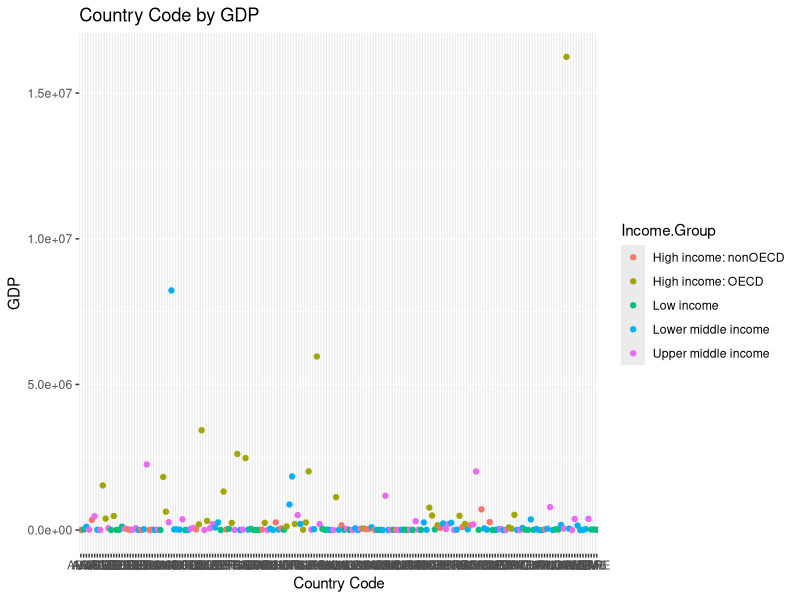

Reproduce this figure in R.
## ---- chunk 1
merged_Data <- read.csv("data/merged_Data.txt",header=T, sep = "|")
## ---- chunk 2
# The following R code calculates the # of rows after successfully merging the GDP and Education datasets.
nrow(merged_Data)
## ---- chunk 3
# The following R code displays the first 13 countries of the merged and then sorted by GDP data.
sort_by_GDP <- merged_Data[order(merged_Data$GDP.in.Millions.USD),]
head(sort_by_GDP$Country, 13)
## ---- chunk 4

# get average of all high income: OECD
hioecd <- merged_Data[merged_Data$Income.Group=="High income: OECD",]
mean(hioecd$GDP.in.Millions.USD)
# get average of all high income: nonOECD
hinonoecd <-merged_Data[merged_Data$Income.Group=="High income: nonOECD",]
mean(hinonoecd$GDP.in.Millions.USD)
## ---- chunk 5
# plot GDP
library(ggplot2)
qplot(Country.Code, GDP.in.Millions.USD, data=merged_Data, color=Income.Group, geom="point", xlab="Country Code", ylab="GDP", main="Country Code by GDP")
## ---- chunk 6
# cut the GDP ranking into 5 separate quantile groups
ApplyQuantiles <- cut(merged_Data$GDP.Ranking, breaks=5)

# create a table with Income Group vs GDP Ranking Quantiles 
table(merged_Data$Income.Group, ApplyQuantiles)

# There are 16 countries that are lower middle income and among the 38 nations in the highest quantile group
